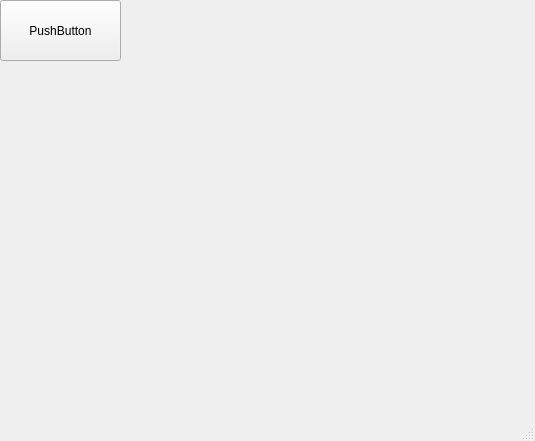
<?xml version="1.0" encoding="UTF-8"?>
<ui version="4.0">
 <class>MainWindow</class>
 <widget class="QMainWindow" name="MainWindow">
  <property name="geometry">
   <rect>
    <x>0</x>
    <y>0</y>
    <width>535</width>
    <height>441</height>
   </rect>
  </property>
  <property name="windowTitle">
   <string>MainWindow</string>
  </property>
  <widget class="QWidget" name="centralwidget">
   <widget class="QPushButton" name="pushButton">
    <property name="geometry">
     <rect>
      <x>0</x>
      <y>0</y>
      <width>121</width>
      <height>61</height>
     </rect>
    </property>
    <property name="text">
     <string>PushButton</string>
    </property>
   </widget>
  </widget>
  <widget class="QMenuBar" name="menubar">
   <property name="geometry">
    <rect>
     <x>0</x>
     <y>0</y>
     <width>535</width>
     <height>21</height>
    </rect>
   </property>
  </widget>
  <widget class="QStatusBar" name="statusbar"/>
 </widget>
 <resources/>
 <connections/>
</ui>
